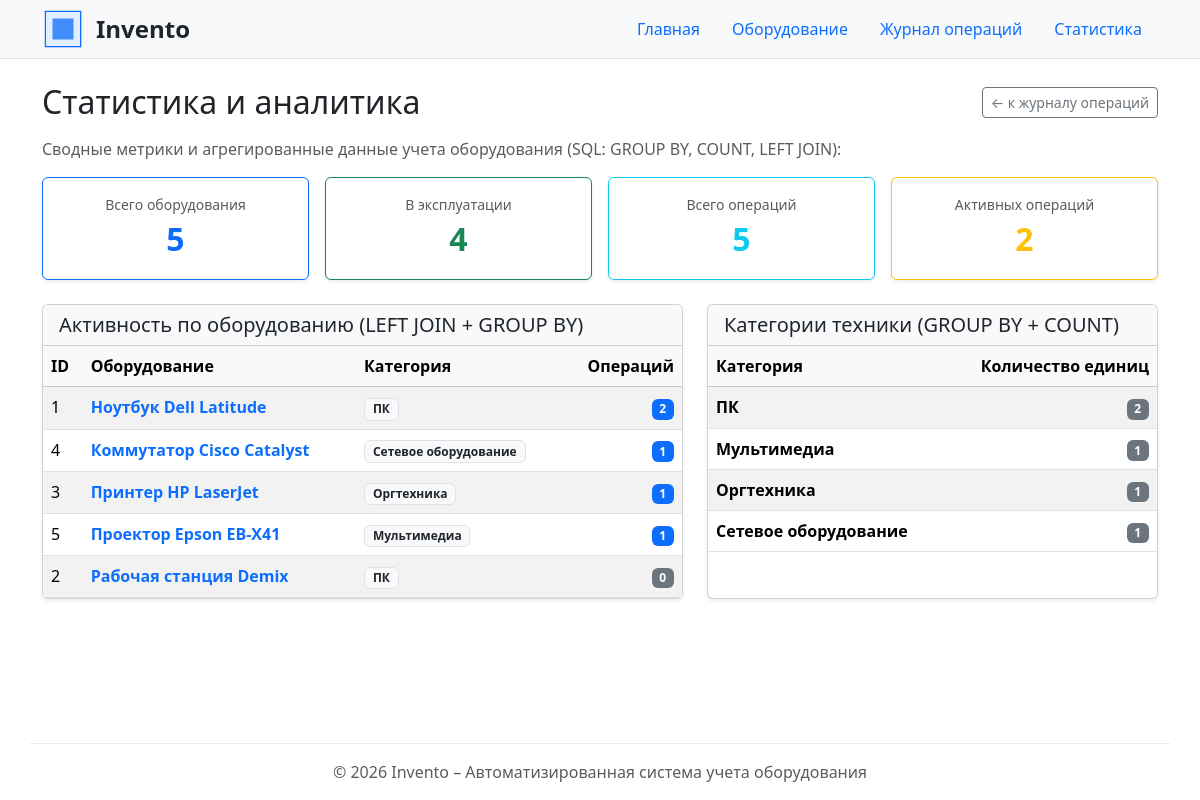
The app's page /operations/statistics/ with its own data.
### operations/views.py (the view)
# urls.py: path("statistics/", views.statistics, name="statistics"),
def statistics(request):
    conn = get_connection()
    conn.row_factory = sqlite3.Row
    operations_by_equipment = conn.execute(
        """
        SELECT
            e.id AS equipment_id,
            e.name AS equipment_name,
            e.category,
            COUNT(o.id) AS operations_count
        FROM equipment e
        LEFT JOIN operations o ON e.id = o.equipment_id
        GROUP BY e.id, e.name, e.category
        ORDER BY operations_count DESC, e.name ASC;
        """
    ).fetchall()
    category_stats = conn.execute(
        """
        SELECT
            category,
            COUNT(*) AS equipment_count
        FROM equipment
        GROUP BY category
        ORDER BY equipment_count DESC, category ASC;
        """
    ).fetchall()
    summary = conn.execute(
        """
        SELECT
            (SELECT COUNT(*) FROM equipment) AS total_equipment,
            (SELECT COUNT(*) FROM equipment
             WHERE status = 'в эксплуатации') AS in_use_equipment,
            (SELECT COUNT(*) FROM operations) AS total_operations,
            (SELECT COUNT(*) FROM operations
             WHERE is_completed = 0) AS active_operations;
        """
    ).fetchone()
    conn.close()
    context = {
        "operations_by_equipment": operations_by_equipment,
        "category_stats": category_stats,
        "summary": summary,
    }
    return render(
        request,
        "operations/statistics.html",
        context,
    )

### db/database.py (called while the page is built)
def get_connection() -> sqlite3.Connection:
    conn = sqlite3.connect(DB_PATH)
    conn.execute("PRAGMA foreign_keys = ON;")
    return conn

### operations/templates/operations/statistics.html (shortened to what this page needs)
{% extends "base.html" %}
{% block content %}
<div class="d-flex justify-content-between align-items-center mb-3">
    <h1 class="h2 mb-0">Статистика и аналитика</h1>
    <a href="{% url 'operations:list' %}" class="btn btn-outline-secondary btn-sm">
        ← к журналу операций
    </a>
</div>
<p class="text-muted">
    Сводные метрики и агрегированные данные учета оборудования (SQL: GROUP BY, COUNT, LEFT JOIN):
</p>
<div class="row g-3 mb-4">
    <div class="col-md-3">
        <div class="card shadow-sm border-primary">
            <div class="card-body text-center">
                <div class="text-muted small">Всего оборудования</div>
                <div class="fs-2 fw-bold text-primary">{{ summary.total_equipment }}</div>
            </div>
        </div>
    </div>
    <div class="col-md-3">
        <div class="card shadow-sm border-success">
            <div class="card-body text-center">
                <div class="text-muted small">В эксплуатации</div>
                <div class="fs-2 fw-bold text-success">{{ summary.in_use_equipment }}</div>
            </div>
        </div>
    </div>
    <div class="col-md-3">
        <div class="card shadow-sm border-info">
            <div class="card-body text-center">
                <div class="text-muted small">Всего операций</div>
                <div class="fs-2 fw-bold text-info">{{ summary.total_operations }}</div>
            </div>
        </div>
    </div>
    <div class="col-md-3">
        <div class="card shadow-sm border-warning">
            <div class="card-body text-center">
                <div class="text-muted small">Активных операций</div>
                <div class="fs-2 fw-bold text-warning">{{ summary.active_operations }}</div>
            </div>
        </div>
    </div>
</div>
<div class="row">
    <div class="col-lg-7 mb-4">
        <div class="card shadow-sm h-100">
            <div class="card-header bg-light">
                <h2 class="h5 mb-0">Активность по оборудованию (LEFT JOIN + GROUP BY)</h2>
            </div>
            <div class="card-body p-0">
                <div class="table-responsive">
                    <table class="table table-hover table-striped mb-0">
                        <thead class="table-light">
                            <tr>
                                <th>ID</th>
                                <th>Оборудование</th>
                                <th>Категория</th>
                                <th class="text-end">Операций</th>
                            </tr>
                        </thead>
                        <tbody>
                            {% for item in operations_by_equipment %}
                                <tr>
                                    <td>{{ item.equipment_id }}</td>
                                    <td>
                                        <a href="{% url 'equipment:detail' item.equipment_id %}" class="text-decoration-none fw-semibold">
                                            {{ item.equipment_name }}
                                        </a>
                                    </td>
                                    <td><span class="badge bg-light text-dark border">{{ item.category }}</span></td>
                                    <td class="text-end">
                                        <span class="badge {% if item.operations_count > 0 %}bg-primary{% else %}bg-secondary{% endif %}">
                                            {{ item.operations_count }}
                                        </span>
                                    </td>
                                </tr>
                            {% empty %}
                                <tr>
                                    <td colspan="4" class="text-center text-muted py-3">Данные отсутствуют</td>
                                </tr>
                            {% endfor %}
                        </tbody>
                    </table>
                </div>
            </div>
        </div>
    </div>
    <div class="col-lg-5 mb-4">
        <div class="card shadow-sm h-100">
            <div class="card-header bg-light">
                <h2 class="h5 mb-0">Категории техники (GROUP BY + COUNT)</h2>
            </div>
            <div class="card-body p-0">
                <div class="table-responsive">
                    <table class="table table-hover table-striped mb-0">
                        <thead class="table-light">
                            <tr>
                                <th>Категория</th>
                                <th class="text-end">Количество единиц</th>
                            </tr>
                        </thead>
                        <tbody>
                            {% for cat in category_stats %}
                                <tr>
                                    <td class="fw-semibold">{{ cat.category }}</td>
                                    <td class="text-end">
                                        <span class="badge bg-secondary">
                                            {{ cat.equipment_count }}
                                        </span>
                                    </td>
                                </tr>
                            {% empty %}
                                <tr>
                                    <td colspan="2" class="text-center text-muted py-3">Данные отсутствуют</td>
                                </tr>
                            {% endfor %}
                        </tbody>
                    </table>
                </div>
            </div>
        </div>
    </div>
</div>
{% endblock %}

### homepage/static/homepage/css/style.css (style rules this page uses)
body { min-height: 100vh; display: flex; flex-direction: column; }

### records on screen
equipment: equipment_id "1", equipment_name "Ноутбук Dell Latitude", category "ПК", operations_count "2"
equipment: equipment_id "4", equipment_name "Коммутатор Cisco Catalyst", category "Сетевое оборудование", operations_count "1", equipment_count "1"
equipment: equipment_id "3", equipment_name "Принтер HP LaserJet", category "Оргтехника", operations_count "1", equipment_count "1"
equipment: equipment_id "5", equipment_name "Проектор Epson EB-X41", category "Мультимедиа", operations_count "1", equipment_count "1"
equipment: equipment_id "2", equipment_name "Рабочая станция Demix", category "ПК", operations_count "0"

### other values on screen
{{ summary.total_equipment }} "5"
{{ summary.in_use_equipment }} "4"
{{ summary.total_operations }} "5"
{{ summary.active_operations }} "2"
{{ cat.category }} "ПК"
{{ cat.equipment_count }} "2"
